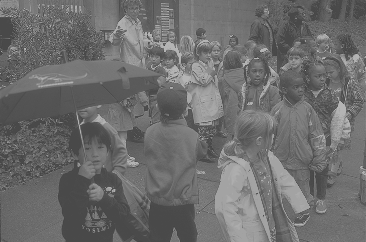
#> input picture lab4/kids.tif, 366 x 242 px
$ python histogram.py
#> lines starting #> are read from the running program, lines starting #| are printed output that depends on the picture
#> further down, im is the input picture: PIL image 366x242 L; min 70, max 180, mean 108.6
from matplotlib import pyplot as plt
import numpy as np
from PIL import Image
from matplotlib import cm

gray = cm.get_cmap("gray", 256)

def equalize(X, L = 256):
#> called with L = 256
    hist = np.histogram(x.flatten(), bins = np.linspace(0, L - 1, L))[0]
#> hist = 255 values, max 3712 at index 73, min 0 at index 0, mean 347.3
    print(hist.shape)
#| (255,)
    hist_cumsum = np.cumsum(hist)
#> hist_cumsum = 255 values from 0 to 88572
    F = hist_cumsum / hist_cumsum[-1]
#> F = 255 values from 0 to 1
    Y = F[X]
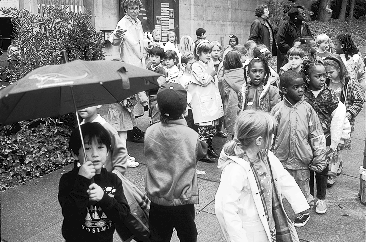
#> Y: shape (242, 366) float64; min 0.00671, max 1, mean 0.508
    print(Y.shape, X.shape)
#| (242, 366) (242, 366)

    return (L - 1) * (Y - np.min(Y)) / (np.max(Y) - np.min(Y)), F


# [7 lines of commented-out code are left out]


im = Image.open("kids.tif")
x = np.array(im)
Z, F = equalize(x)
#> F = 255 values from 0 to 1

plt.imshow(x, cmap=gray)
plt.show()
plt.imshow(Z, cmap=gray)
plt.show()

plt.hist(x.flatten(), bins = np.linspace(0, 255, 256))
plt.show()
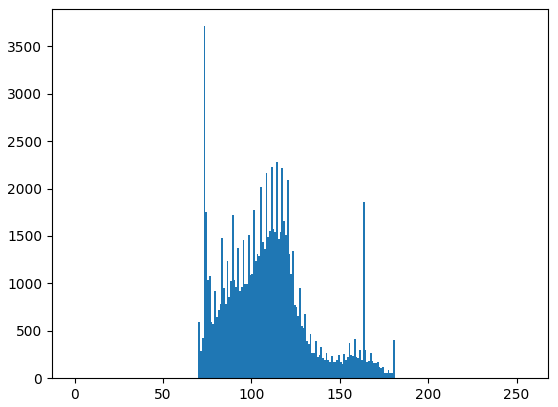
#> figure drawn by matplotlib, 1 panel; tallest bar 3712 high, from x = 73 to 74
plt.hist(Z.flatten(), bins = np.linspace(0, 255, 256))
plt.show()
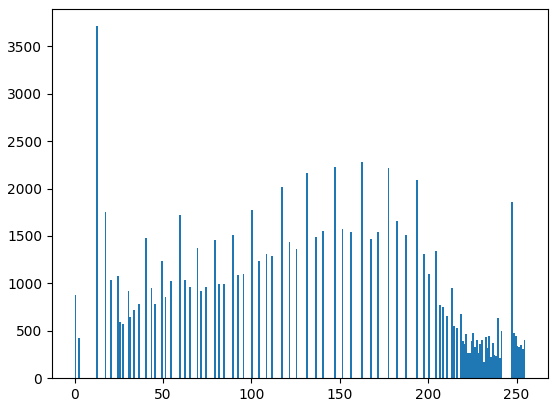
#> figure drawn by matplotlib, 1 panel; tallest bar 3712 high, from x = 12 to 13


plt.plot(F)
plt.show()
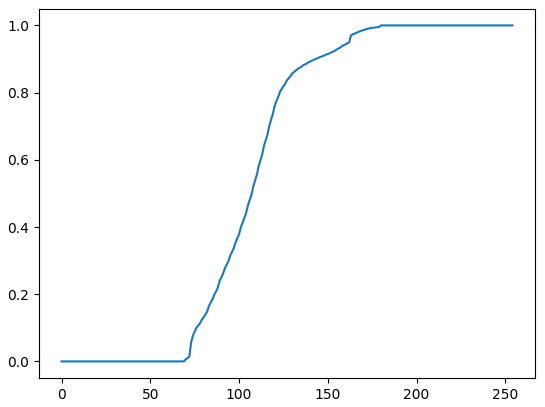
#> figure drawn by matplotlib, 1 panel; curve peaks at x = 180, y = 1
